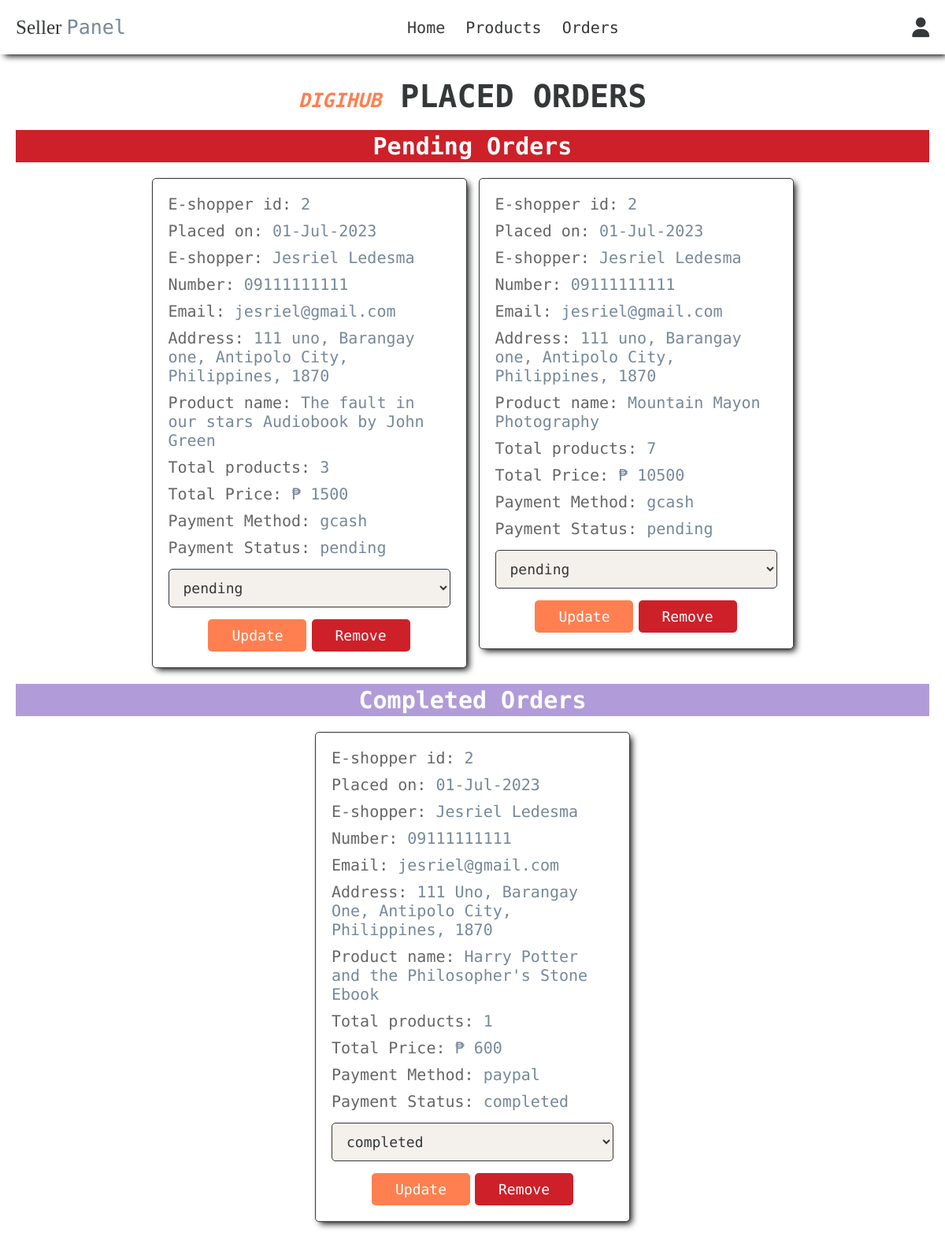
The page /seller_orders.php (signed in) on the database its author committed.
### tables this page shows
CREATE TABLE `orders` (
  `id` int(100) NOT NULL,
  `user_id` int(100) NOT NULL,
  `name` varchar(100) NOT NULL,
  `number` varchar(12) NOT NULL,
  `email` varchar(100) NOT NULL,
  `method` varchar(50) NOT NULL,
  `address` varchar(500) NOT NULL,
  `product_name` varchar(100) NOT NULL,
  `total_products` int(100) NOT NULL,
  `total_price` int(100) NOT NULL,
  `placed_on` varchar(50) NOT NULL,
  `payment_status` varchar(20) NOT NULL DEFAULT 'pending',
  `seller_id` int(100) NOT NULL
);

### seller_orders.php (the view, shortened to what this page needs)
<?php
include 'config.php';
$seller_id = $_SESSION['seller_id'];
?>
<!DOCTYPE html>
<html lang="en">
<head>
    <link
      rel="stylesheet"
      href="https://cdnjs.cloudflare.com/ajax/libs/font-awesome/6.4.0/css/all.min.css"
    />
    <link rel="stylesheet" href="css/admin_style.css" />
</head>
<body>
<?php include 'seller_header.php'?>
   <section class="orders">
    <h1 class="title"><span class="digihub">DigiHub</span> Placed Orders</h1>
     <h3 class="status_orders" style="background-color:#ce2029;">Pending Orders</h3>
    <div class="box-container">
      <?php
        $select_orders = mysqli_query($conn, "SELECT * FROM `orders` WHERE seller_id = '$seller_id' AND payment_status = 'pending'") or die("Query Failed");
        if(mysqli_num_rows($select_orders) > 0){
          while($fetch_orders = mysqli_fetch_assoc($select_orders)){
      ?>
      <div class="box">
        <p>E-shopper id: <span><?php echo $fetch_orders['user_id'];?></span></p>
        <p>Placed on: <span><?php echo $fetch_orders['placed_on'];?></span></p>
        <p>E-shopper: <span><?php echo $fetch_orders['name'];?></span></p>
        <p>Number: <span><?php echo $fetch_orders['number'];?></span></p>
        <p>Email: <span><?php echo $fetch_orders['email'];?></span></p>
        <p>Address: <span><?php echo $fetch_orders['address'];?></span></p>
         <p>Product name: <span><?php echo $fetch_orders['product_name'];?></span></p>
        <p>Total products: <span><?php echo $fetch_orders['total_products'];?></span></p>
        <p>Total Price: <span>₱ <?php echo $fetch_orders['total_price'];?></span></p>
        <p>Payment Method: <span><?php echo $fetch_orders['method'];?></span></p>
        <p>Payment Status: <span><?php echo $fetch_orders['payment_status'];?></span></p>
        <form action="" method="post">
          <select name="update_payment">
            <option value="" selected disabled><?php echo $fetch_orders['payment_status'];?></option>
          </select>
          <input type="submit" value="Update" name="update_order" class="option-btn">
          <a href="admin_orders.php?delete=<?php echo $fetch_orders['id']; ?>" onclick="return confirm('Delete this order?');" class="delete-btn">Remove</a>
        </form>
      </div>
        <?php
      }
        }else {
          echo "  <p class='empty'>No pending orders yet</p>";
        }
  ?>
  </div>
     <h3 class="status_orders" style="background-color:#b19cd9;">Completed Orders</h3>
    <div class="box-container">
      <?php
        $select_orders = mysqli_query($conn, "SELECT * FROM `orders` WHERE seller_id = '$seller_id' AND payment_status = 'completed'") or die("Query Failed");
        if(mysqli_num_rows($select_orders) > 0){
          while($fetch_orders = mysqli_fetch_assoc($select_orders)){
      ?>
      <div class="box">
        <p>E-shopper id: <span><?php echo $fetch_orders['user_id'];?></span></p>
        <p>Placed on: <span><?php echo $fetch_orders['placed_on'];?></span></p>
        <p>E-shopper: <span><?php echo $fetch_orders['name'];?></span></p>
        <p>Number: <span><?php echo $fetch_orders['number'];?></span></p>
        <p>Email: <span><?php echo $fetch_orders['email'];?></span></p>
        <p>Address: <span><?php echo $fetch_orders['address'];?></span></p>
         <p>Product name: <span><?php echo $fetch_orders['product_name'];?></span></p>
        <p>Total products: <span><?php echo $fetch_orders['total_products'];?></span></p>
        <p>Total Price: <span>₱ <?php echo $fetch_orders['total_price'];?></span></p>
        <p>Payment Method: <span><?php echo $fetch_orders['method'];?></span></p>
        <p>Payment Status: <span><?php echo $fetch_orders['payment_status'];?></span></p>
        <form action="" method="post">
          <select name="update_payment">
            <option value="" selected disabled><?php echo $fetch_orders['payment_status'];?></option>
          </select>
          <input type="submit" value="Update" name="update_order" class="option-btn">
          <a href="admin_orders.php?delete=<?php echo $fetch_orders['id']; ?>" onclick="return confirm('Delete this order?');" class="delete-btn">Remove</a>
        </form>
      </div>
        <?php
      }
        }else {
          echo "  <p class='empty'>No completed orders yet</p>";
        }
  ?>
  </div>
</section>
</body>
</html>

### css/admin_style.css (style rules this page uses)
:root { --purple: #778899; --red: #ce2029; --orange: #ff7f50; --black: #353839; --white: #fff; --light-color: #666; --light-white: #fefefa; --light-bg: #f4f0ec; --border: 0.1rem solid var(--black); --box-shadow: 4px 4px 8px -2px rgba(0, 0, 0, 1); }
* { font-family: "Martian Mono", monospace; margin: 0; padding: 0; box-sizing: border-box; outline: none; border: none; text-decoration: none; transition: all 0.2s linear; }
html { font-size: 62.5%; overflow-x: hidden; }
section { padding: 3rem 2rem; }
.title { text-align: center; margin-bottom: 2rem; text-transform: uppercase; color: var(--black); font-size: 4rem; }
.btn, .option-btn, .delete-btn, .white-btn { display: inline-block; margin-top: 1rem; padding: 1rem 3rem; cursor: pointer; color: var(--white); font-size: 1.8rem; border-radius: 0.5rem; text-transform: capitalize; }
.option-btn { background-color: var(--orange); }
.delete-btn { background-color: var(--red); }
.digihub { color: var(--orange) !important; font-style: italic; font-size: 2.5rem; }
.status_orders { align-items: center; font-size: 3rem; color: var(--white); text-align: center; padding: 0.3rem; margin: 2rem 0; }
.orders .box-container { display: grid; grid-template-columns: repeat(auto-fit, 40rem); justify-content: center; gap: 1.5rem; max-width: 1200px; margin: 0 auto; align-items: flex-start; }
.orders .box-container .box { background-color: var(--white); padding: 2rem; border: var(--border); box-shadow: var(--box-shadow); border-radius: 0.5rem; }
.orders .box-container .box p { padding-bottom: 1rem; font-size: 2rem; color: var(--light-color); }
.orders .box-container .box p span { color: var(--purple); }
.orders .box-container .box form select { border-radius: 0.5rem; margin: 0.5rem 0; width: 100%; background-color: var(--light-bg); border: var(--border); padding: 1.2rem 1.4rem; font-size: 1.8rem; color: var(--black); }
.orders .box-container .box form { text-align: center; }

### rows shown on the page
orders: user "2", placed_on "01-Jul-2023", name "Jesriel Ledesma", number "09111111111", email "jesriel@gmail.com", address "111 uno, Barangay one, Antipolo City, Philippines, 1870", product_name "The fault in our stars Audiobook by John Green", total_products "3", total_price "1500", method "gcash", payment_status "pending", update_payment "pending"
orders: user "2", placed_on "01-Jul-2023", name "Jesriel Ledesma", number "09111111111", email "jesriel@gmail.com", address "111 uno, Barangay one, Antipolo City, Philippines, 1870", product_name "Mountain Mayon Photography", total_products "7", total_price "10500", method "gcash", payment_status "pending", update_payment "pending"
orders: user "2", placed_on "01-Jul-2023", name "Jesriel Ledesma", number "09111111111", email "jesriel@gmail.com", address "111 Uno, Barangay One, Antipolo City, Philippines, 1870", product_name "Harry Potter and the Philosopher's Stone Ebook", total_products "1", total_price "600", method "paypal", payment_status "completed", update_payment "completed"
